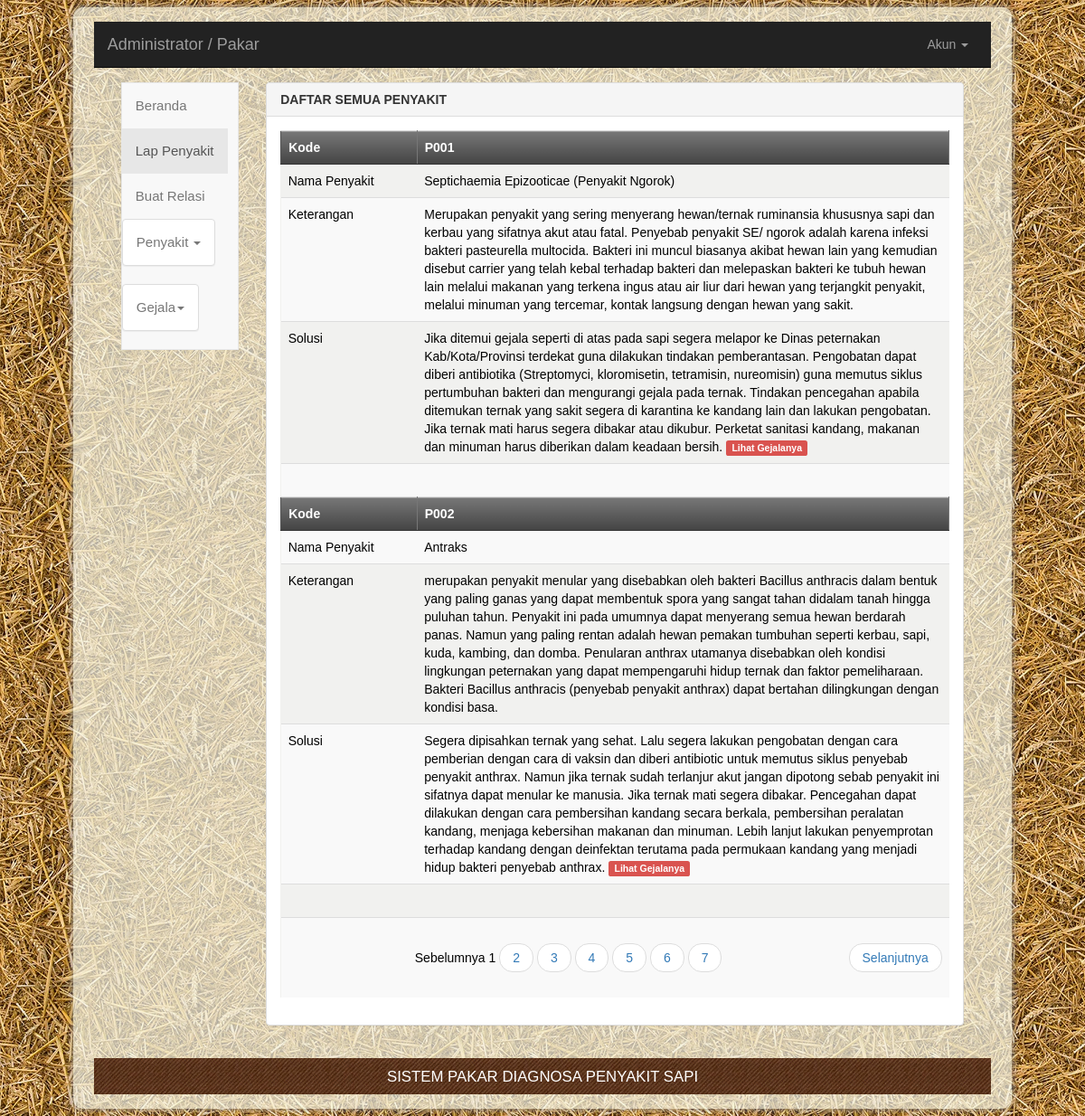
Page /pakar/LapPenyakitSemua.php (signed in) on the committed database.
### tables this page shows
CREATE TABLE IF NOT EXISTS `penyakit` (
  `kd_penyakit` varchar(4) NOT NULL,
  `nm_penyakit` varchar(60) NOT NULL,
  `keterangan` mediumtext NOT NULL,
  `solusi` mediumtext NOT NULL
);

### pakar/LapPenyakitSemua.php (the view, shortened to what this page needs)
<?php
include "../lib/inc.koneksidb.php";
?>
<!DOCTYPE html>
<html>
<head>
    <link rel="stylesheet" type="text/css" href="../css/style.css" />
    <link rel="stylesheet" type="text/css" href="../css/buttons.css" />
</head>
<body>
  <div class="container-fluid">
    <div class="isi"><br>
<nav class="navbar navbar-inverse navbar-static-top">
    <div class="container-fluid">
    <div class="navbar-header">
      <a class="navbar-brand" href="#">
        Administrator / Pakar
      </a>
    </div>
    <div class="collapse navbar-collapse" id="bs-example-navbar-collapse-1">
      <ul class="nav navbar-nav navbar-right">
        <li class="dropdown">
          <a href="#" class="dropdown-toggle" data-toggle="dropdown" role="button" aria-expanded="false">
            Akun
            <span class="caret"></span></a>
          </li>
        </ul>
      </div>
    </div>
  </nav> </br>
  <div class="container-fluid main-container">
      <div class="col-md-2 sidebar">
        <div class="row">
   <div class="collapse navbar-collapse" id="bs-example-navbar-collapse-2">
  <div class="side-menu">
    <nav class="navbar navbar-default" role="navigation">
      <div class="side-menu-container">
        <ul class="nav navbar-nav">
          <li><a href="index.php">Beranda</a></li>
          <li class="active"><a href="LapPenyakitSemua.php">Lap Penyakit</a></li>
          <li><a href="RelasiAddPilih.php">Buat Relasi</a></li>
          <li class="panel panel-default" id="dropdown">
            <a data-toggle="collapse" href="#dropdown-penyakit">
             Penyakit <span class="caret"></span>
            </a>
          </li>
          <li class="panel panel-default" id="dropdown">
            <a data-toggle="collapse" href="#dropdown-gejala">
             Gejala<span class="caret"></span>
            </a>
          </li>
        </ul>
      </div>
    </nav>
  </div>
</div>
  </div>
</div>
      <div class="col-md-10 content">
          <div class="panel panel-default">
  <div class="panel-heading">
    <b>DAFTAR SEMUA PENYAKIT</b>
  </div>
  <div class="panel-body">
    <table class="table table-striped">
  <?php
$batas = 2;
$pg = isset( $_GET['pg'] ) ? $_GET['pg'] : "";
if ( empty( $pg ) ) {
$posisi = 0;
$pg = 1;
} else {
$posisi = ( $pg - 1 ) * $batas;
}
  $sql = "SELECT * FROM penyakit ORDER BY kd_penyakit LIMIT $posisi, $batas";
  $qry = mysql_query($sql, $koneksi)  or die ("SQL Error".mysql_error());
  while ($data=mysql_fetch_array($qry)) {
  ?>
  <tr>
    <th width="120"><b>Kode</b></th>
    <th width="469"><b><?php echo $data['kd_penyakit']; ?></b></th>
  </tr>
  <tr>
    <td valign="top">Nama Penyakit </td>
    <td><?php echo $data['nm_penyakit']; ?></td>
  </tr>
  <tr>
    <td valign="top">Keterangan</td>
    <td><?php echo $data['keterangan']; ?></td>
  </tr>
  <tr>
    <td valign="top">Solusi</td>
    <td><?php echo $data['solusi']; ?>
    <a href="LapGejalaPenyakit2.php?kdSakit=<?php echo $data['kd_penyakit']; ?>" target="_self"><span class="label label-danger">Lihat Gejalanya</span></a></td>
  </tr>
  <tr>
    <td colspan="2">&nbsp;</td>
  </tr>
  <?php
  }
  ?>
<tr>
<td colspan="2">
<?php
$jml_data = mysql_num_rows(mysql_query("SELECT * FROM penyakit ORDER BY kd_penyakit"));
$JmlHalaman = ceil($jml_data/$batas);
if ( $pg > 1 ) {
$link = $pg-1;
$prev = "<a href='?pg=$link'>Sebelumnya </a>";
} else {
$prev = "Sebelumnya ";
}
$nmr = '';
for ( $i = 1; $i<= $JmlHalaman; $i++ ){
if ( $i == $pg ) {
$nmr .= $i . " ";
} else {
$nmr .= "<a href='?pg=$i'>$i</a> ";
}
}
if ( $pg < $JmlHalaman ) {
$link = $pg + 1;
$next = "<a href='?pg=$link'>Selanjutnya</a>";
} else {
$next = " Selanjutnya";
}
echo '<ul class=pager><li class=previous>'.$prev.'</li><li>'.$nmr.'</li><li class=next>'.$next.'</li></ul>';
?>
</td>
</tr>
</table>
</div>
</div>
      </div>
    </div>
<div class="bawah"><div class="copy">
            <p> Sistem Pakar Diagnosa Penyakit Sapi </p>
        </div>
    </div>
</div>
</div>
</body>
</html>

### rows in the picture
penyakit: kd_penyakit "P001", nm_penyakit "Septichaemia Epizooticae (Penyakit Ngorok)", keterangan "Merupakan penyakit yang sering menyerang hewan/ternak ruminansia khususnya sapi dan kerbau yang sifatnya akut atau fatal. Penyebab penyakit SE/ ngorok adalah karena infeksi bakteri pasteurella multocida. Bakteri ini muncul biasanya akibat hewan lain yang kemudian disebut carrier yang telah kebal terhadap bakteri dan melepaskan bakteri ke tubuh hewan lain melalui makanan yang terkena ingus atau air liur dari hewan yang terjangkit penyakit, melalui minuman yang tercemar, kontak langsung dengan hewan yang sakit.", solusi "Jika ditemui gejala seperti di atas pada sapi segera melapor ke Dinas peternakan Kab/Kota/Provinsi terdekat guna dilakukan tindakan pemberantasan. Pengobatan dapat diberi antibiotika (Streptomyci, kloromisetin, tetramisin, nureomisin) guna memutus siklus pertumbuhan bakteri dan mengurangi gejala pada ternak. Tindakan pencegahan apabila ditemukan ternak yang sakit segera di karantina ke kandang lain dan lakukan pengobatan. Jika ternak mati harus segera dibakar atau dikubur. Perketat sanitasi kandang, makanan dan minuman harus diberikan dalam keadaan bersih."
penyakit: kd_penyakit "P002", nm_penyakit "Antraks", keterangan "merupakan penyakit menular yang disebabkan oleh bakteri Bacillus anthracis dalam bentuk yang paling ganas yang dapat membentuk spora yang sangat tahan didalam tanah hingga puluhan tahun. Penyakit ini pada umumnya dapat menyerang semua hewan berdarah panas. Namun yang paling rentan adalah hewan pemakan tumbuhan seperti kerbau, sapi, kuda, kambing, dan domba. Penularan anthrax utamanya disebabkan oleh kondisi lingkungan peternakan yang dapat mempengaruhi hidup ternak dan faktor pemeliharaan. Bakteri Bacillus anthracis (penyebab penyakit anthrax) dapat bertahan dilingkungan dengan kondisi basa.", solusi "Segera dipisahkan ternak yang sehat. Lalu segera lakukan pengobatan dengan cara pemberian dengan cara di vaksin dan diberi antibiotic untuk memutus siklus penyebab penyakit anthrax. Namun jika ternak sudah terlanjur akut jangan dipotong sebab penyakit ini sifatnya dapat menular ke manusia. Jika ternak mati segera dibakar. Pencegahan dapat dilakukan dengan cara pembersihan kandang secara berkala, pembersihan peralatan kandang, menjaga kebersihan makanan dan minuman. Lebih lanjut lakukan penyemprotan terhadap kandang dengan deinfektan terutama pada permukaan kandang yang menjadi hidup bakteri penyebab anthrax."

### other values in the picture
$prev "Sebelumnya"
